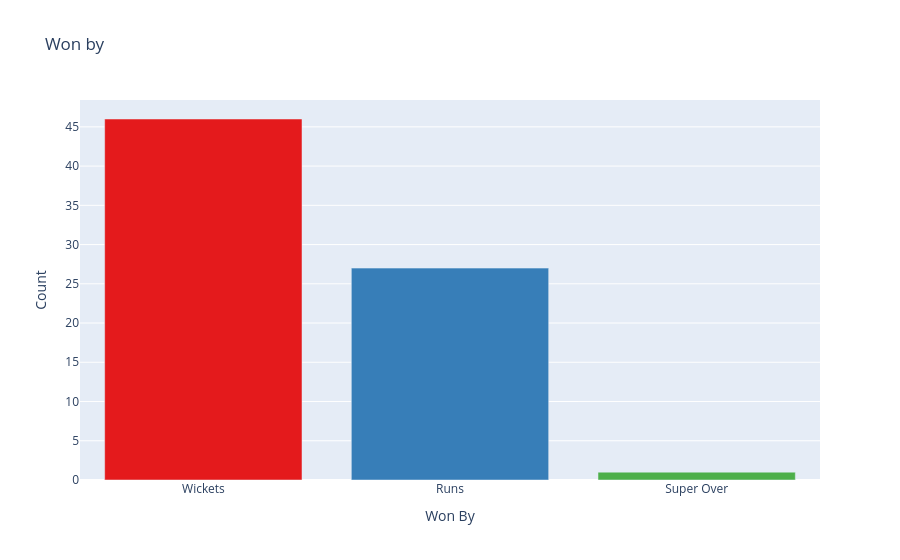

Notebook code cell kept with this figure:
### Markdown cell above
4) How do teams win? (Runs vs Wicket)

### Code cell
won_by_counts = df['won_by'].value_counts()
fig = px.bar(x=won_by_counts.index, y=won_by_counts.values,
             color=won_by_counts.index, color_discrete_sequence=px.colors.qualitative.Set1,
             labels={'x': 'Won By', 'y': 'Count'},
             title='Won by')
fig.update_layout(showlegend=False)
fig.show()

### Figure 1 — Plotly figure (JSON) as saved in the notebook; plotly's stock layout.template omitted (floating-point values rounded to 4 significant figures)
{"data": [{"hovertemplate": "color=Wickets<br>Won By=%{x}<br>Count=%{y}<extra></extra>", "legendgroup": "Wickets", "marker": {"color": "rgb(228,26,28)", "pattern": {"shape": ""}}, "name": "Wickets", "orientation": "v", "showlegend": true, "textposition": "auto", "type": "bar", "x": ["Wickets"], "xaxis": "x", "y": [46], "yaxis": "y"}, {"hovertemplate": "color=Runs<br>Won By=%{x}<br>Count=%{y}<extra></extra>", "legendgroup": "Runs", "marker": {"color": "rgb(55,126,184)", "pattern": {"shape": ""}}, "name": "Runs", "orientation": "v", "showlegend": true, "textposition": "auto", "type": "bar", "x": ["Runs"], "xaxis": "x", "y": [27], "yaxis": "y"}, {"hovertemplate": "color=Super Over<br>Won By=%{x}<br>Count=%{y}<extra></extra>", "legendgroup": "Super Over", "marker": {"color": "rgb(77,175,74)", "pattern": {"shape": ""}}, "name": "Super Over", "orientation": "v", "showlegend": true, "textposition": "auto", "type": "bar", "x": ["Super Over"], "xaxis": "x", "y": [1], "yaxis": "y"}], "layout": {"barmode": "relative", "legend": {"title": {"text": "color"}, "tracegroupgap": 0}, "showlegend": false, "title": {"text": "Won by"}, "xaxis": {"anchor": "y", "domain": [0.0, 1.0], "title": {"text": "Won By"}}, "yaxis": {"anchor": "x", "domain": [0.0, 1.0], "title": {"text": "Count"}}}}
